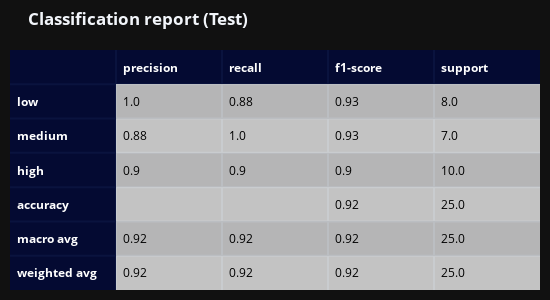

This figure's notebook cell:
### Code cell
import pandas as pd
import plotly.figure_factory as ff
import plotly.io as pio

cr_test=pd.read_csv(r"..\reports\creport.csv",
                        index_col=0)
cr_test=cr_test.fillna(value='')
cr_fig2 = ff.create_table(cr_test.T, index=True)
cr_fig2.update_layout(
    title_text="<b>Classification report (Test)</b>",
    margin = {'t':50, 'b':10,'l':10,'r':10},
    height=300,
    width=550,template='plotly_dark'
)
cr_fig2.show()
pio.write_image(cr_fig2, 
                '../reports/cr_test.png',
                scale=1)

### Figure 1 — Plotly figure (JSON) as saved in the notebook; plotly's stock layout.template omitted (floating-point values rounded to 4 significant figures)
{"data": [{"colorscale": [[0, "#00083e"], [0.5, "#ededee"], [1, "#ffffff"]], "hoverinfo": "none", "opacity": 0.75, "showscale": false, "type": "heatmap", "z": [[0, 0, 0, 0, 0], [0, 0.5, 0.5, 0.5, 0.5], [0, 1, 1, 1, 1], [0, 0.5, 0.5, 0.5, 0.5], [0, 1, 1, 1, 1], [0, 0.5, 0.5, 0.5, 0.5], [0, 1, 1, 1, 1]]}], "layout": {"annotations": [{"align": "left", "font": {"color": "#ffffff"}, "showarrow": false, "text": "<b></b>", "x": -0.45, "xanchor": "left", "xref": "x", "y": 0, "yref": "y"}, {"align": "left", "font": {"color": "#ffffff"}, "showarrow": false, "text": "<b>precision</b>", "x": 0.55, "xanchor": "left", "xref": "x", "y": 0, "yref": "y"}, {"align": "left", "font": {"color": "#ffffff"}, "showarrow": false, "text": "<b>recall</b>", "x": 1.55, "xanchor": "left", "xref": "x", "y": 0, "yref": "y"}, {"align": "left", "font": {"color": "#ffffff"}, "showarrow": false, "text": "<b>f1-score</b>", "x": 2.55, "xanchor": "left", "xref": "x", "y": 0, "yref": "y"}, {"align": "left", "font": {"color": "#ffffff"}, "showarrow": false, "text": "<b>support</b>", "x": 3.55, "xanchor": "left", "xref": "x", "y": 0, "yref": "y"}, {"align": "left", "font": {"color": "#ffffff"}, "showarrow": false, "text": "<b>low</b>", "x": -0.45, "xanchor": "left", "xref": "x", "y": 1, "yref": "y"}, {"align": "left", "font": {"color": "#000000"}, "showarrow": false, "text": "1.0", "x": 0.55, "xanchor": "left", "xref": "x", "y": 1, "yref": "y"}, {"align": "left", "font": {"color": "#000000"}, "showarrow": false, "text": "0.88", "x": 1.55, "xanchor": "left", "xref": "x", "y": 1, "yref": "y"}, {"align": "left", "font": {"color": "#000000"}, "showarrow": false, "text": "0.93", "x": 2.55, "xanchor": "left", "xref": "x", "y": 1, "yref": "y"}, {"align": "left", "font": {"color": "#000000"}, "showarrow": false, "text": "8.0", "x": 3.55, "xanchor": "left", "xref": "x", "y": 1, "yref": "y"}, {"align": "left", "font": {"color": "#ffffff"}, "showarrow": false, "text": "<b>medium</b>", "x": -0.45, "xanchor": "left", "xref": "x", "y": 2, "yref": "y"}, {"align": "left", "font": {"color": "#000000"}, "showarrow": false, "text": "0.88", "x": 0.55, "xanchor": "left", "xref": "x", "y": 2, "yref": "y"}, {"align": "left", "font": {"color": "#000000"}, "showarrow": false, "text": "1.0", "x": 1.55, "xanchor": "left", "xref": "x", "y": 2, "yref": "y"}, {"align": "left", "font": {"color": "#000000"}, "showarrow": false, "text": "0.93", "x": 2.55, "xanchor": "left", "xref": "x", "y": 2, "yref": "y"}, {"align": "left", "font": {"color": "#000000"}, "showarrow": false, "text": "7.0", "x": 3.55, "xanchor": "left", "xref": "x", "y": 2, "yref": "y"}, {"align": "left", "font": {"color": "#ffffff"}, "showarrow": false, "text": "<b>high</b>", "x": -0.45, "xanchor": "left", "xref": "x", "y": 3, "yref": "y"}, {"align": "left", "font": {"color": "#000000"}, "showarrow": false, "text": "0.9", "x": 0.55, "xanchor": "left", "xref": "x", "y": 3, "yref": "y"}, {"align": "left", "font": {"color": "#000000"}, "showarrow": false, "text": "0.9", "x": 1.55, "xanchor": "left", "xref": "x", "y": 3, "yref": "y"}, {"align": "left", "font": {"color": "#000000"}, "showarrow": false, "text": "0.9", "x": 2.55, "xanchor": "left", "xref": "x", "y": 3, "yref": "y"}, {"align": "left", "font": {"color": "#000000"}, "showarrow": false, "text": "10.0", "x": 3.55, "xanchor": "left", "xref": "x", "y": 3, "yref": "y"}, {"align": "left", "font": {"color": "#ffffff"}, "showarrow": false, "text": "<b>accuracy</b>", "x": -0.45, "xanchor": "left", "xref": "x", "y": 4, "yref": "y"}, {"align": "left", "font": {"color": "#000000"}, "showarrow": false, "text": "", "x": 0.55, "xanchor": "left", "xref": "x", "y": 4, "yref": "y"}, {"align": "left", "font": {"color": "#000000"}, "showarrow": false, "text": "", "x": 1.55, "xanchor": "left", "xref": "x", "y": 4, "yref": "y"}, {"align": "left", "font": {"color": "#000000"}, "showarrow": false, "text": "0.92", "x": 2.55, "xanchor": "left", "xref": "x", "y": 4, "yref": "y"}, {"align": "left", "font": {"color": "#000000"}, "showarrow": false, "text": "25.0", "x": 3.55, "xanchor": "left", "xref": "x", "y": 4, "yref": "y"}, {"align": "left", "font": {"color": "#ffffff"}, "showarrow": false, "text": "<b>macro avg</b>", "x": -0.45, "xanchor": "left", "xref": "x", "y": 5, "yref": "y"}, {"align": "left", "font": {"color": "#000000"}, "showarrow": false, "text": "0.92", "x": 0.55, "xanchor": "left", "xref": "x", "y": 5, "yref": "y"}, {"align": "left", "font": {"color": "#000000"}, "showarrow": false, "text": "0.92", "x": 1.55, "xanchor": "left", "xref": "x", "y": 5, "yref": "y"}, {"align": "left", "font": {"color": "#000000"}, "showarrow": false, "text": "0.92", "x": 2.55, "xanchor": "left", "xref": "x", "y": 5, "yref": "y"}, {"align": "left", "font": {"color": "#000000"}, "showarrow": false, "text": "25.0", "x": 3.55, "xanchor": "left", "xref": "x", "y": 5, "yref": "y"}, {"align": "left", "font": {"color": "#ffffff"}, "showarrow": false, "text": "<b>weighted avg</b>", "x": -0.45, "xanchor": "left", "xref": "x", "y": 6, "yref": "y"}, {"align": "left", "font": {"color": "#000000"}, "showarrow": false, "text": "0.92", "x": 0.55, "xanchor": "left", "xref": "x", "y": 6, "yref": "y"}, {"align": "left", "font": {"color": "#000000"}, "showarrow": false, "text": "0.92", "x": 1.55, "xanchor": "left", "xref": "x", "y": 6, "yref": "y"}, {"align": "left", "font": {"color": "#000000"}, "showarrow": false, "text": "0.92", "x": 2.55, "xanchor": "left", "xref": "x", "y": 6, "yref": "y"}, {"align": "left", "font": {"color": "#000000"}, "showarrow": false, "text": "25.0", "x": 3.55, "xanchor": "left", "xref": "x", "y": 6, "yref": "y"}], "height": 300, "margin": {"b": 10, "l": 10, "r": 10, "t": 50}, "title": {"text": "<b>Classification report (Test)</b>"}, "width": 550, "xaxis": {"dtick": 1, "gridwidth": 2, "showticklabels": false, "tick0": -0.5, "ticks": "", "zeroline": false}, "yaxis": {"autorange": "reversed", "dtick": 1, "gridwidth": 2, "showticklabels": false, "tick0": 0.5, "ticks": "", "zeroline": false}}}
